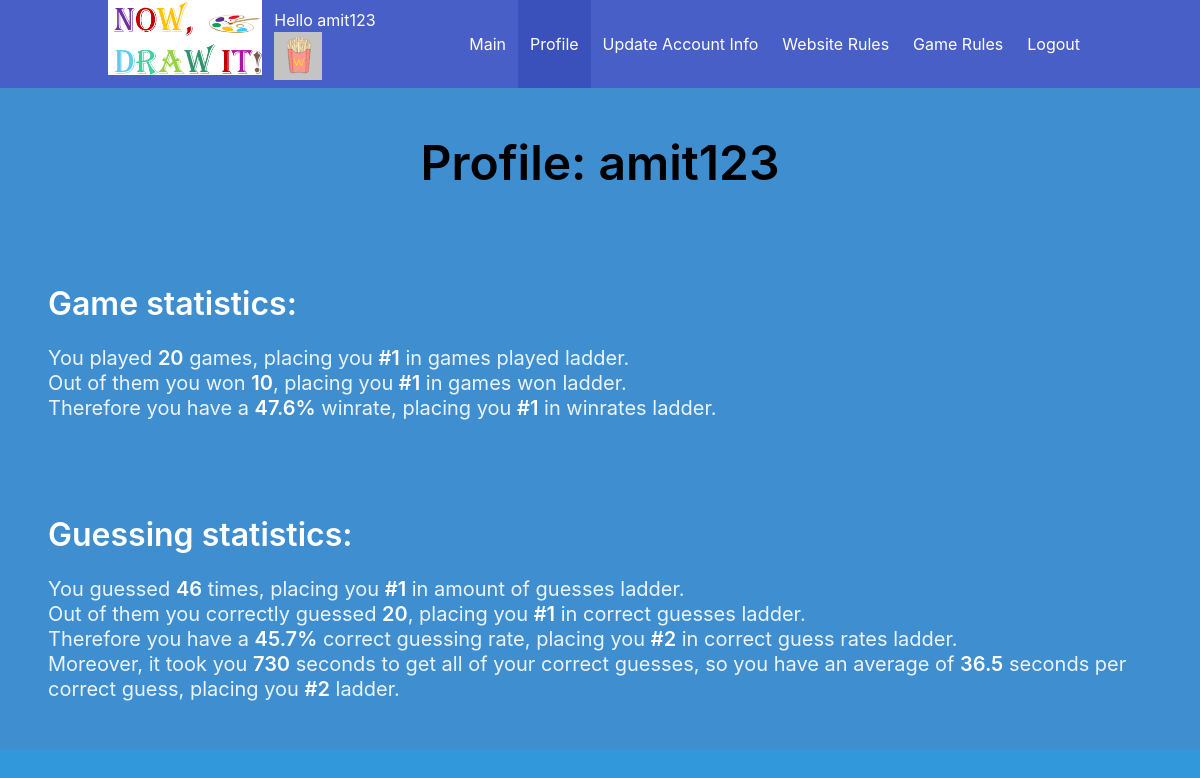
Page /profile (signed in) on the earlier database version.
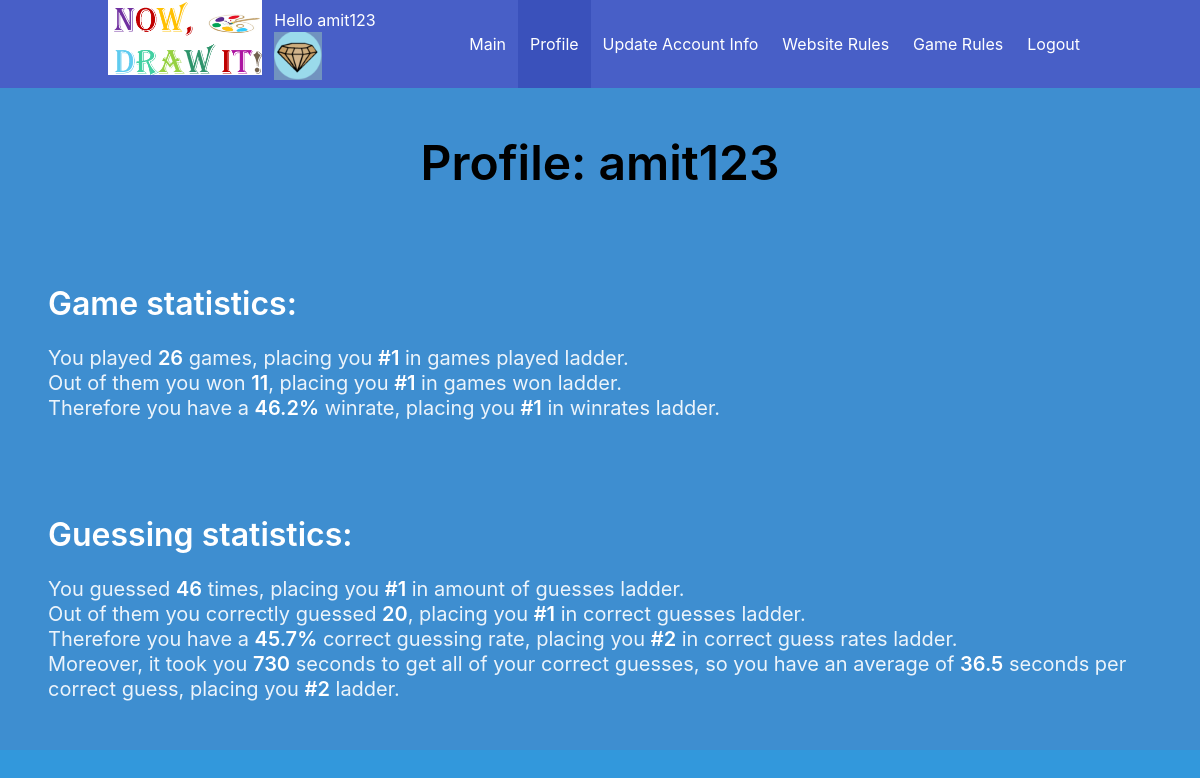
Same page on the later database version.
### main_server.py (models this page shows)
class UserTbl(db.Model):
    __tablename__ = 'user_tbl'
    id = db.Column(db.Integer, primary_key=True)
    username = db.Column(db.String(15), unique=True)
    email = db.Column(db.String(50))
    password = db.Column(db.String(80))
    image = db.Column(db.String(80))
    wins = db.Column(db.Integer)
    words_guessed_correctly = db.Column(db.Integer)
    seconds_took_to_guess = db.Column(db.Integer)
    all_guesses = db.Column(db.Integer)
    all_games = db.Column(db.Integer)
    games_winrate = db.Column(db.Float)
    correct_guess_rate = db.Column(db.Float)
    average_time_to_guess_correctly = db.Column(db.Float)

### main_server.py (the view)
@app.route('/profile', methods=['GET', 'POST'])
def profile():
    username = session['username']
    user = get_user_by_username(username)
    if not user:
        return render_template('no_guests_allowed.html', image=get_user_image(user))
    wins = user.wins
    amount_of_correct_guesses = user.words_guessed_correctly
    seconds_took_to_guess = user.seconds_took_to_guess
    amount_of_guesses = user.all_guesses
    amount_of_games = user.all_games
    games_winrate = user.games_winrate
    correct_guess_rate = user.correct_guess_rate
    avg_time_to_guess_correctly = user.average_time_to_guess_correctly
    sql = text('SELECT COUNT(user_tbl.id) FROM user_tbl WHERE user_tbl.all_games > ' + str(amount_of_games))
    place_by_games_played = db.engine.execute(sql).fetchall()[0][0] + 1
    sql = text('SELECT COUNT(user_tbl.id) FROM user_tbl WHERE user_tbl.wins > ' + str(wins))
    place_by_games_won = db.engine.execute(sql).fetchall()[0][0] + 1
    sql = text('SELECT COUNT(user_tbl.id) FROM user_tbl WHERE user_tbl.all_games >= 5 AND user_tbl.games_winrate > ' + str(games_winrate))
    place_by_winrate = db.engine.execute(sql).fetchall()[0][0] + 1
    sql = text('SELECT COUNT(user_tbl.id) FROM user_tbl WHERE user_tbl.all_guesses > ' + str(amount_of_guesses))
    place_by_amount_of_guesses = db.engine.execute(sql).fetchall()[0][0] + 1
    sql = text('SELECT COUNT(user_tbl.id) FROM user_tbl WHERE user_tbl.words_guessed_correctly > ' + str(amount_of_correct_guesses))
    place_by_amount_of_correct_guesses = db.engine.execute(sql).fetchall()[0][0] + 1
    sql = text('SELECT COUNT(user_tbl.id) FROM user_tbl WHERE user_tbl.all_guesses >= 5 AND user_tbl.correct_guess_rate > ' + str(correct_guess_rate))
    place_by_correct_guess_rate = db.engine.execute(sql).fetchall()[0][0] + 1
    sql = text('SELECT COUNT(user_tbl.id) FROM user_tbl WHERE user_tbl.all_guesses >= 5 AND user_tbl.average_time_to_guess_correctly > ' + str(avg_time_to_guess_correctly))
    place_by_average_seconds_per_correct_guess = db.engine.execute(sql).fetchall()[0][0] + 1
    return render_template('profile.html', amount_of_games_played=amount_of_games, place_by_games_played=place_by_games_played,
                           games_won=wins, place_by_games_won=place_by_games_won, games_winrate=games_winrate,
                           place_by_winrate=place_by_winrate, amount_of_guesses=amount_of_guesses, place_by_amount_of_guesses=place_by_amount_of_guesses,
                           amount_of_correct_guesses=amount_of_correct_guesses, place_by_amount_of_correct_guesses=place_by_amount_of_correct_guesses,
                           correct_guess_rate=correct_guess_rate, place_by_correct_guess_rate=place_by_correct_guess_rate,
                           seconds_took_to_guess=seconds_took_to_guess, seconds_for_correct_guess=avg_time_to_guess_correctly,
                           place_by_average_seconds_per_correct_guess=place_by_average_seconds_per_correct_guess,
                           username=username, image=get_user_image(user))

### main_server.py (called while the page is built)
def get_user_by_username(uname):
    myUser = UserTbl.query.filter_by(username=uname).first()
    return myUser

def get_user_image(user):
    if user:
        return user.image
    return "anonymous"

@app.before_request
def before_request():
    global next_guest_num
    if 'username' not in session:
        session['username'] = "Guest" + str(next_guest_num)
        next_guest_num += random.randint(1, 5)

### templates/profile.html (shortened to what this page needs)
<!DOCTYPE html>
<html lang="en">
<head>
    <link rel="stylesheet" href="https://cdn.jsdelivr.net/npm/bulma@0.8.0/css/bulma.min.css">
</head>
<body style="background-color: #3298dc; height: 100vh;">
<div class="hero-head">
    <header class="navbar is-link">
        <div class="container">
            <div class="navbar-brand">
                <a>
                    <img src="{{url_for('static', filename='Images/logo.png')}}" style="height: 75px" alt="Logo">
                </a>
                <div class="navbar-item">
                    <div class="greet_div">
                        <div class="info">
                            <p class="greet">Hello {{ session.username }}</p>
                        </div>
                        <figure class="image is-48x48">
                            <img id="user_icon" class="js-modal-trigger" data-target="icon_choosing_div"
                                 src="static/Images/{{image}}.png" alt="Image" style="max-height: none;">
                        </figure>
                    </div>
                </div>
            </div>
            <div class="navbar-menu" id="nav-links">
                <div class="navbar-end">
                    <a class="navbar-item" href="{{url_for('main_page')}}">
                        Main
                    </a>
                    <a class="navbar-item is-active" href="{{url_for('profile')}}">
                        Profile
                    </a>
                    <a class="navbar-item" href="{{url_for('update_user_info')}}">
                        Update Account Info
                    </a>
                    <a class="navbar-item" href="{{url_for('website_rules')}}">
                        Website Rules
                    </a>
                    <a class="navbar-item" href="{{url_for('game_rules')}}">
                        Game Rules
                    </a>
                    <a class="navbar-item" href="{{url_for('logout')}}">
                        Logout
                    </a>
                </div>
            </div>
        </div>
    </header>
</div>
<section class="hero is-info">
    <div class="hero-body">
        <div class="has-text-centered">
            <h1 class="title is-1" style="color: black">Profile: {{session.username}}</h1>
        </div>
    </div>
</section>
<section class="hero is-info">
    <div class="hero-body">
        <p class="title">
            Game statistics:
        </p>
        <div class="content">
            <p class="subtitle">
                You played <strong>{{amount_of_games_played}}</strong> games, placing you <strong>#{{place_by_games_played}}</strong>
                in games played
                ladder.<br>
                Out of them you won <strong>{{games_won}}</strong>, placing you <strong>#{{place_by_games_won}}</strong>
                in games won ladder.<br>
                Therefore you have a <strong>{{games_winrate}}%</strong> winrate, placing you <strong>#{{place_by_winrate}}</strong>
                in winrates ladder.<br>
            </p>
        </div>
    </div>
</section>
<section class="hero is-info">
    <div class="hero-body">
        <p class="title">
            Guessing statistics:
        </p>
        <div class="content">
            <p class="subtitle">
                You guessed <strong>{{amount_of_guesses}}</strong> times, placing you <strong>#{{place_by_amount_of_guesses}}</strong>
                in amount of guesses
                ladder.<br>
                Out of them you correctly guessed <strong>{{amount_of_correct_guesses}}</strong>, placing you
                <strong>#{{place_by_amount_of_correct_guesses}}</strong>
                in correct guesses ladder.<br>
                Therefore you have a <strong>{{correct_guess_rate}}%</strong> correct guessing rate, placing you
                <strong>#{{place_by_correct_guess_rate}}</strong> in
                correct guess rates ladder.<br>
                Moreover, it took you <strong>{{seconds_took_to_guess}}</strong> seconds to get all of your correct
                guesses, so you have an average of <strong>{{seconds_for_correct_guess}}</strong>
                seconds per correct guess, placing you
                <strong>#{{place_by_average_seconds_per_correct_guess}}</strong>
                ladder.
            </p>
        </div>
    </div>
</section>
</body>
</html>

Differences in the rows shown:
changed UserTbl "amit123": image: a different picture; games_winrate "47.6" → "46.2"
Other differences:
{{ amount_of_games_played }}: "20" → "26"
{{ games_won }}: "10" → "11"
